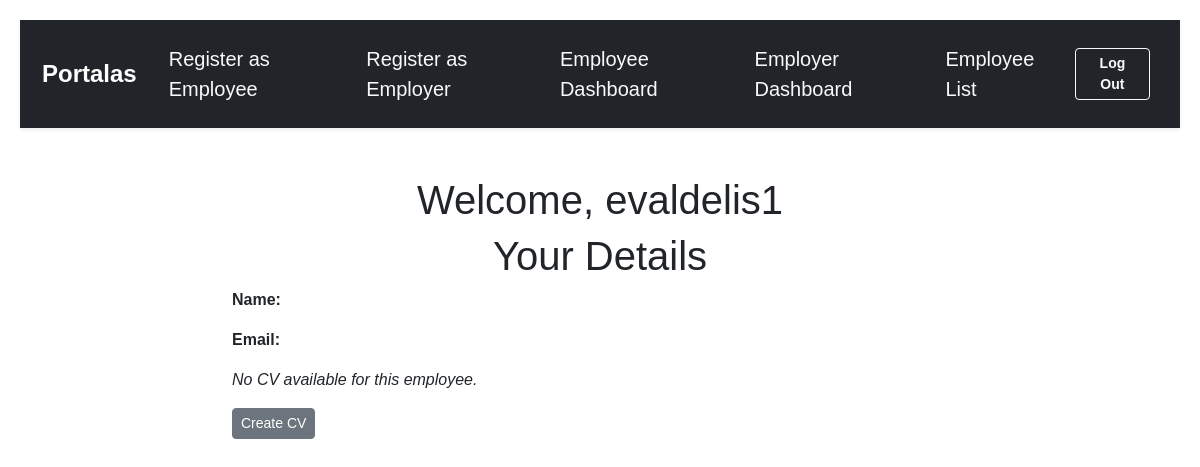
Page /employee/home/ (signed in) on the earlier database version.
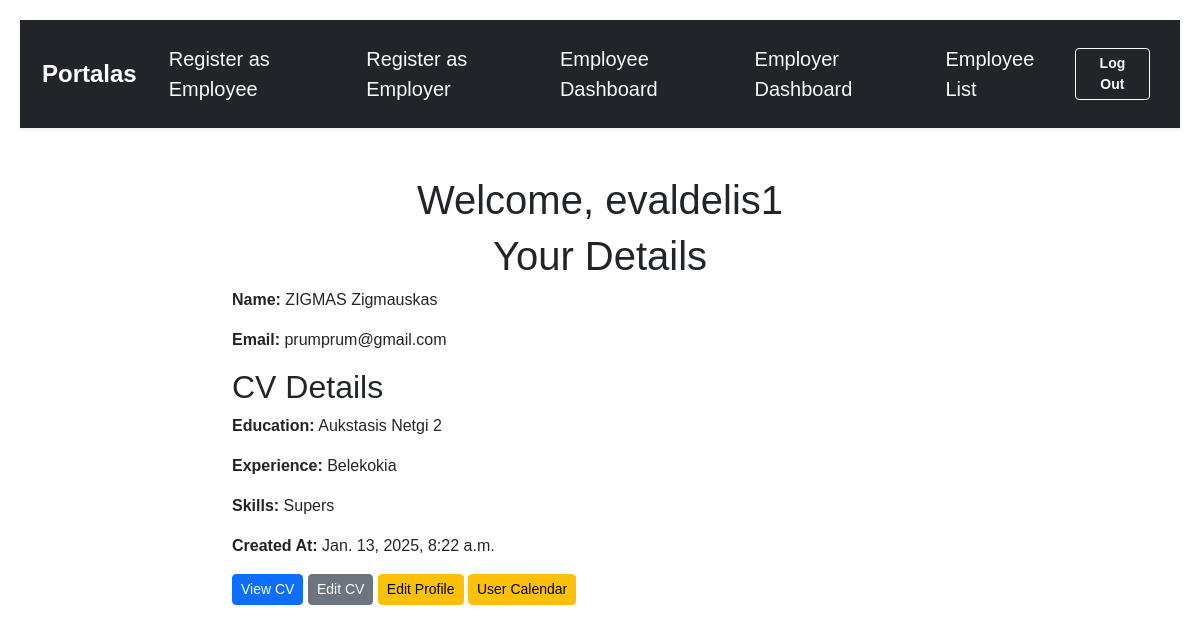
Same page on the later database version.
### employee/models.py (models this page shows, shortened)
class Employee(models.Model):
    user = models.OneToOneField(User, on_delete=models.CASCADE)  # Link to User
    employee_name = models.CharField(max_length=255)
    email = models.EmailField()

class CV(models.Model):
    employee = models.OneToOneField(Employee, on_delete=models.CASCADE)  # Ensures one CV per employee
    education = models.TextField()
    experience = models.TextField()
    skills = models.TextField()
    created_at = models.DateTimeField(auto_now_add=True)

### employee/views.py (the view)
# urls.py: path('home/', views.home, name='home'),
@login_required
def home(request):
    cv = None
    employee = None
    try :
        employee = get_object_or_404(Employee, user=request.user)
        cv = get_object_or_404(CV, employee=employee)
        return render(request, 'employee/home.html', {
        'username': request.user.username, 'employee': employee, 'cv':cv } )
    except :
        return render(request, 'employee/home.html', {
        'username': request.user.username} )

### employee/templates/employee/home.html (shortened to what this page needs)
{% extends 'base.html' %}
{% block content %}
<h1>Welcome, {{ username }}</h1>
<h1>Your Details</h1>
    <p><strong>Name:</strong> {{ employee.employee_name }}</p>
    <p><strong>Email:</strong> {{ employee.email }}</p>
    {% if cv %}
        <h2>CV Details</h2>
        <p><strong>Education:</strong> {{ cv.education }}</p>
        <p><strong>Experience:</strong> {{ cv.experience }}</p>
        <p><strong>Skills:</strong> {{ cv.skills }}</p>
        <p><strong>Created At:</strong> {{ cv.created_at }}</p>
        <a href="{% url 'cv_detail' employee.cv.id %}" class="btn btn-sm btn-primary">View CV</a>
        <a href="{% url 'create_or_edit_cv' %}" class="btn btn-sm btn-secondary">Edit CV</a>
        <a href="{% url 'employee_edit' employee.id %}" class="btn btn-sm btn-warning">Edit Profile</a>
        <a href="{% url 'user_calendar' %}" class="btn btn-sm btn-warning">User Calendar</a>
    {% else %}
        <p><em>No CV available for this employee.</em></p>
        <a href="{% url 'create_or_edit_cv' %}" class="btn btn-sm btn-secondary">Create CV</a>
    {% endif %}
{% endblock %}

Differences in the rows shown:
now on this page (row edited): Employee: employee_name "ZIGMAS Zigmauskas", email "prumprum@gmail.com"
added CV: education "Aukstasis Netgi 2", experience "Belekokia", skills "Supers", created_at "Jan. 13, 2025, 8:22 a.m."
Other differences:
text no longer shown: "No CV available for this employee. Create CV"
text now shown: "CV Details Education: Experience: Skills: Created At: View CV Edit CV Edit Profile User Calendar"
